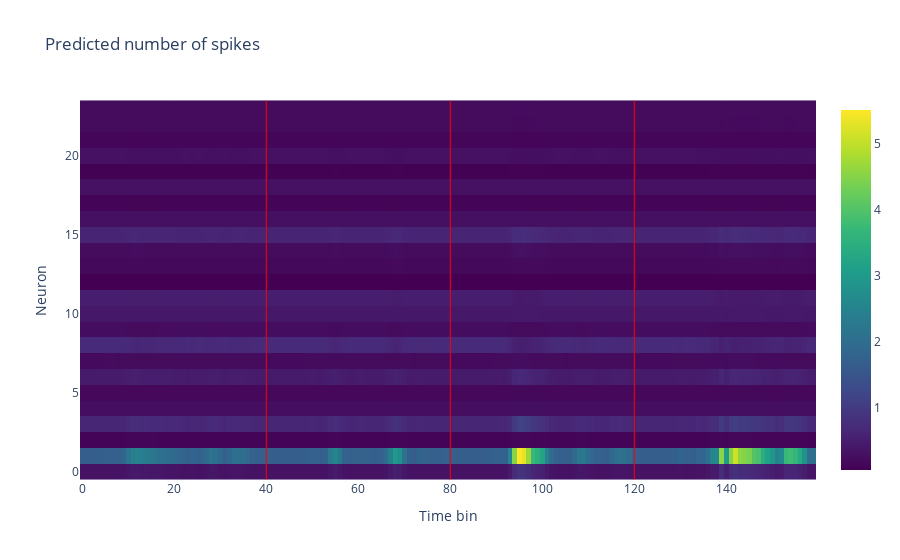
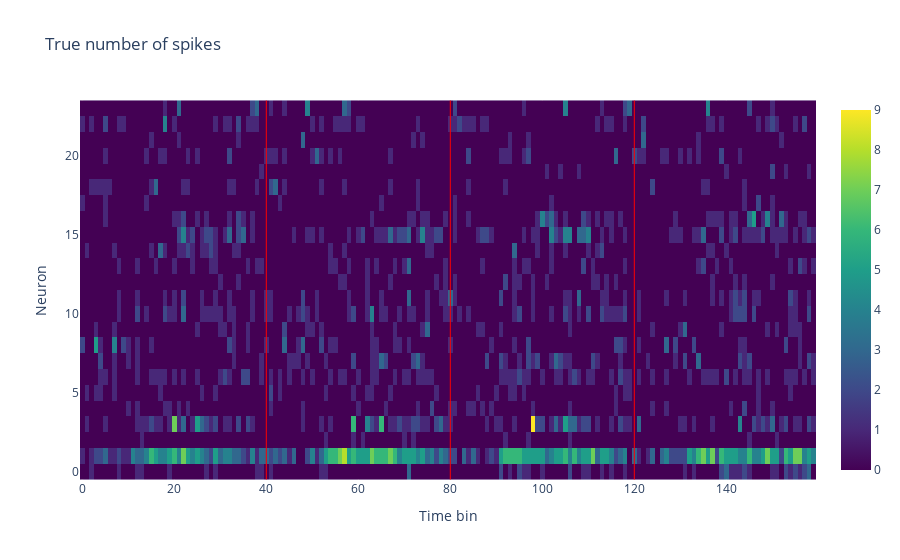

Notebook cell for these charts, in order:
### Code cell
sessions = 4

plot_z = X_test_hat[:40 * sessions].T
fig = go.Figure(data=go.Heatmap(
                     z=plot_z,
                     colorscale='Viridis'))
fig.update_layout(
    xaxis_title="Time bin",
    yaxis_title="Neuron",
    title="Predicted number of spikes"
)
for i in range(sessions - 1):
    fig.add_shape(type="line",
        x0=40*(i+1), y0=-0.5, x1=40*(i+1), y1=23.5,
        line=dict(color="Red",width=1)
    )
fig.show()

plot_z = X_test[:40 * sessions].T
fig = go.Figure(data=go.Heatmap(
                     z=plot_z,
                     colorscale='Viridis'))
fig.update_layout(
    xaxis_title="Time bin",
    yaxis_title="Neuron",
    title="True number of spikes"
)
for i in range(sessions - 1):
    fig.add_shape(type="line",
        x0=40*(i+1), y0=-0.5, x1=40*(i+1), y1=23.5,
        line=dict(color="Red",width=1)
    )
fig.show()

### Figure 1 — Plotly figure (JSON) as saved in the notebook; plotly's stock layout.template omitted (floating-point values rounded to 4 significant figures; data arrays with more than 128 entries replaced by an {"elided": "..."} marker saying what was removed)
{"data": [{"colorscale": [[0, "#440154"], [0.1111, "#482878"], [0.2222, "#3e4989"], [0.3333, "#31688e"], [0.4444, "#26828e"], [0.5556, "#1f9e89"], [0.6667, "#35b779"], [0.7778, "#6ece58"], [0.8889, "#b5de2b"], [1, "#fde725"]], "type": "heatmap", "z": {"elided": "24x160 float values"}}], "layout": {"shapes": [{"line": {"color": "Red", "width": 1}, "type": "line", "x0": 40, "x1": 40, "y0": -0.5, "y1": 23.5}, {"line": {"color": "Red", "width": 1}, "type": "line", "x0": 80, "x1": 80, "y0": -0.5, "y1": 23.5}, {"line": {"color": "Red", "width": 1}, "type": "line", "x0": 120, "x1": 120, "y0": -0.5, "y1": 23.5}], "title": {"text": "Predicted number of spikes"}, "xaxis": {"title": {"text": "Time bin"}}, "yaxis": {"title": {"text": "Neuron"}}}}

### Figure 2 — Plotly figure (JSON) as saved in the notebook; plotly's stock layout.template omitted (floating-point values rounded to 4 significant figures; data arrays with more than 128 entries replaced by an {"elided": "..."} marker saying what was removed)
{"data": [{"colorscale": [[0, "#440154"], [0.1111, "#482878"], [0.2222, "#3e4989"], [0.3333, "#31688e"], [0.4444, "#26828e"], [0.5556, "#1f9e89"], [0.6667, "#35b779"], [0.7778, "#6ece58"], [0.8889, "#b5de2b"], [1, "#fde725"]], "type": "heatmap", "z": {"elided": "24x160 int values"}}], "layout": {"shapes": [{"line": {"color": "Red", "width": 1}, "type": "line", "x0": 40, "x1": 40, "y0": -0.5, "y1": 23.5}, {"line": {"color": "Red", "width": 1}, "type": "line", "x0": 80, "x1": 80, "y0": -0.5, "y1": 23.5}, {"line": {"color": "Red", "width": 1}, "type": "line", "x0": 120, "x1": 120, "y0": -0.5, "y1": 23.5}], "title": {"text": "True number of spikes"}, "xaxis": {"title": {"text": "Time bin"}}, "yaxis": {"title": {"text": "Neuron"}}}}
